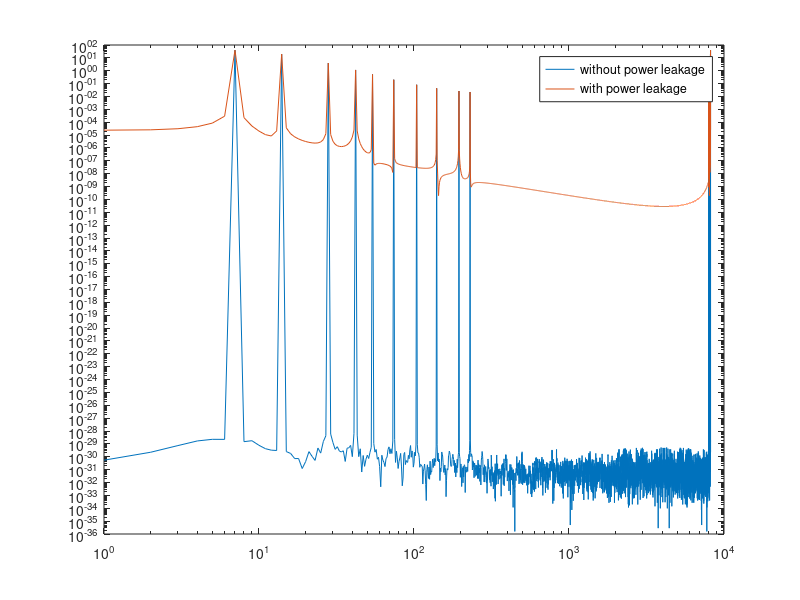

MATLAB code to generate this figure:
clear all
close all

% Data
data = [[ 1   6  0.460 1.397 1.288   5  0.383 0.601 -2.069];
        [ 2  13  0.997 0.977 6.089  11  0.844 0.788  2.065];
        [ 3  27  2.071 0.441 5.507  23  1.764 0.48  -2.612];
        [ 4  41  3.145 0.237 1.734  37  2.838 0.313  3.759];
        [ 5  53  4.065 0.159 2.019  51  3.912 0.331  4.739];
        [ 6  73  5.599 0.099 0.441  71  5.446 0.411  1.856];
        [ 7 103  7.900 0.063 5.175 101  7.747 0.55   1.376];
        [ 8 139 10.661 0.046 3.415 137 10.508 0.753  2.792];
        [ 9 194 14.880 0.036 1.066 171 13.116 0.992  3.288];
        [10 229 17.564 0.033 3.479 226 17.334 1.481  3.381]];
    
% Time
T = 81.92;
dt = 0.01;
t = 0:dt:T-dt;

% Base freqency
omega_0 = 2*pi/T;

% Target forcing function (without power leakage)
ft1 = zeros(size(t));
for i = 1:10
    ft1 = ft1 + data(i,4)*sin(data(i,2)*omega_0.*t+data(i,5));
end

FT1  = dt*fft(ft1);
Pft1 = real((1/T)*FT1.*conj(FT1));

% Target forcing function (with power leakage)
ft2 = zeros(size(t));
for i = 1:10
    ft2 = ft2 + data(i,4)*sin(data(i,3).*t+data(i,5));
end

FT2  = dt*fft(ft2);
Pft2 = real((1/T)*FT2.*conj(FT2));

% Plot
figure(5);
loglog(Pft1);
hold on;
loglog(Pft2);
legend('without power leakage','with power leakage');